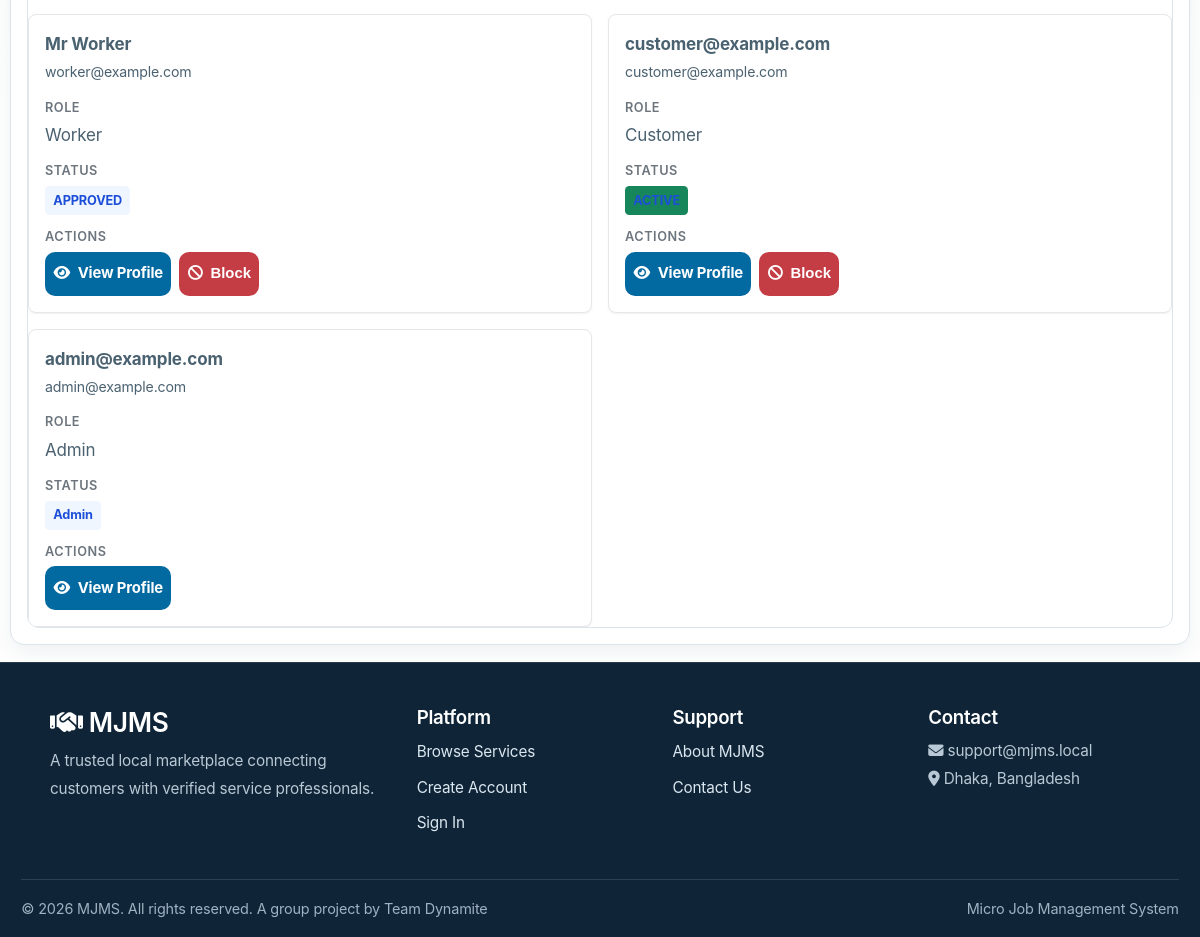
Before: /dashboard/admin/users/ (signed in, lower part) with the older database file.
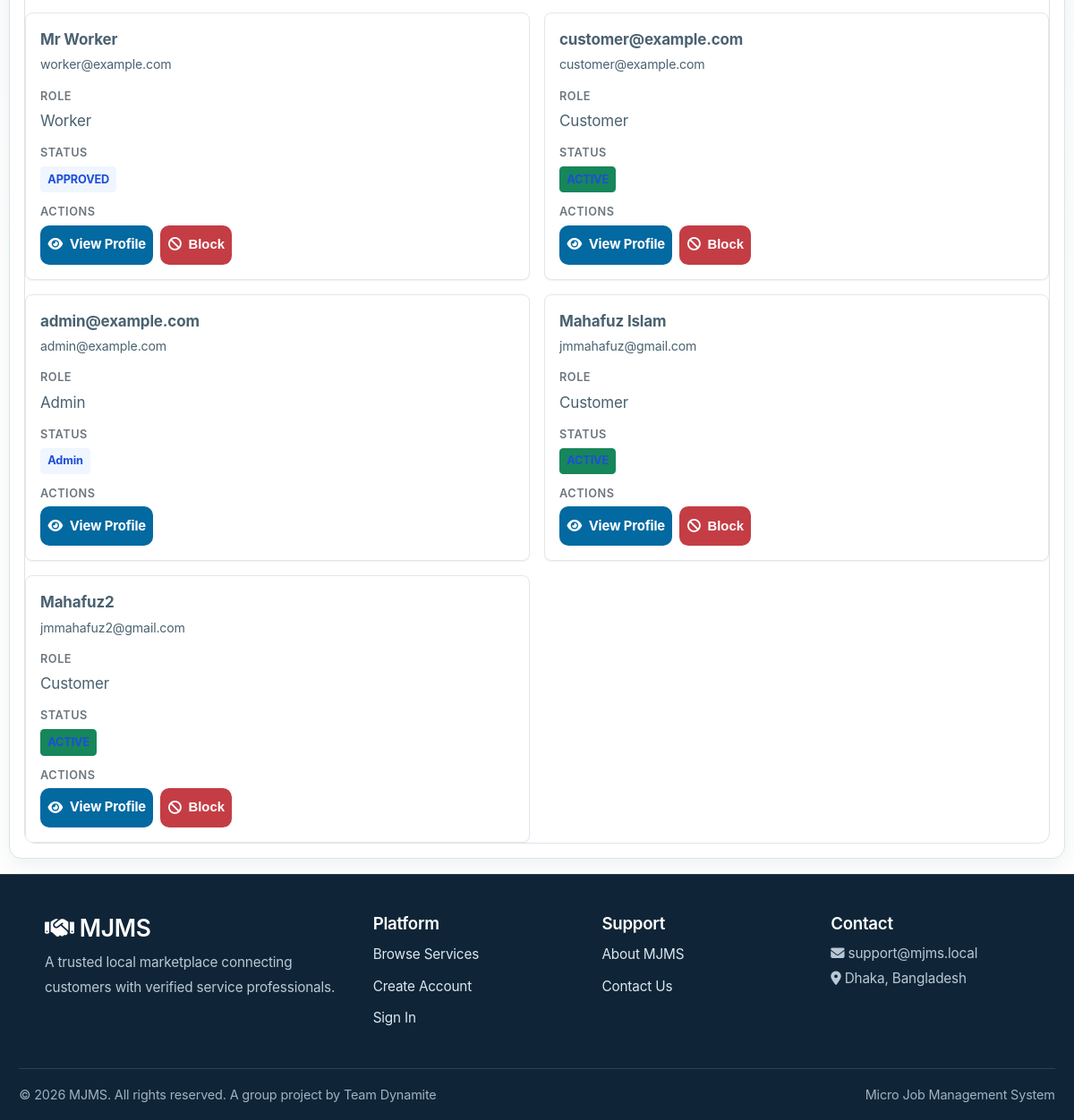
After: the same page with the newer database file.
### accounts/models.py (models this page shows, shortened)
class CustomUser(AbstractBaseUser, PermissionsMixin):
    ROLE_CHOICES = (
        ('customer', 'Customer'),
        ('worker', 'Worker'),
        ('admin', 'Admin'),
    )
    first_name = models.CharField(max_length=150, blank=True)
    last_name = models.CharField(max_length=150, blank=True)
    email = models.EmailField(unique=True)
    is_staff = models.BooleanField(default=False)
    is_active = models.BooleanField(default=True)
    date_joined = models.DateTimeField(auto_now_add=False, null=True)
    objects = CustomUserManager()
    USERNAME_FIELD = 'email'
    REQUIRED_FIELDS = []
    def __init__(self, *args, **kwargs):
        legacy_verified = kwargs.pop('is_verified_worker', None)
        if legacy_verified is not None:
            kwargs['worker_status'] = 'APPROVED' if legacy_verified else 'PENDING'
        super().__init__(*args, **kwargs)
    WORKER_STATUS_CHOICES = [
        ('PENDING', 'Pending Approval'),
        ('APPROVED', 'Approved'),
        ('REJECTED', 'Rejected'),
        ('BLOCKED', 'Blocked'),
    ]
    CUSTOMER_STATUS_CHOICES = [
        ('ACTIVE', 'Active'),
        ('BLOCKED', 'Blocked'),
    ]
    role = models.CharField(max_length=20, choices=ROLE_CHOICES, default='customer')
    phone = models.CharField(max_length=15, blank=True, null=True)
    address = models.TextField(blank=True, null=True)
    city = models.CharField(max_length=100, blank=True, null=True)
    profile_picture = models.ImageField(
        upload_to='profile_pictures/',
        blank=True,
        null=True
    )
    preferred_contact_method = models.CharField(
        max_length=20,
        choices=(
            ('Email', 'Email'),
            ('SMS', 'SMS'),
        ),
        default='Email'
    )
    receive_notifications = models.BooleanField(default=True)
    is_blocked = models.BooleanField(default=False)
    worker_status = models.CharField(
        max_length=20,
        choices=WORKER_STATUS_CHOICES,
        default='PENDING',
        null=True,
        blank=True,
        help_text="Status for worker accounts only"
    )
    customer_status = models.CharField(
        max_length=20,
        choices=CUSTOMER_STATUS_CHOICES,
        default='ACTIVE',
        null=True,
        blank=True,
        help_text="Status for customer accounts only"
    )
    created_at = models.DateTimeField(auto_now_add=True, null=True)
    updated_at = models.DateTimeField(auto_now=True)
    def get_full_name(self):
        return f'{self.first_name} {self.last_name}'.strip()
    @property
    def is_verified_worker(self):
        """Backward-compatible alias for the worker approval status."""
        return self.role == 'worker' and self.worker_status == 'APPROVED'
    class Meta:
        indexes = [
            models.Index(fields=['role', 'created_at']),
            models.Index(fields=['is_blocked']),
        ]

### dashboard/admin_views.py (the view, shortened to what this page needs)
# urls.py: path('admin/users/', admin_views.admin_users_list, name='admin_users_list'),
@staff_member_required
def admin_users_list(request):
    role = request.GET.get('role', 'all')
    search = request.GET.get('search', '')
    users = CustomUser.objects.all()
    if role != 'all':
        users = users.filter(role=role)
    users = users.order_by('-date_joined')
    context = {
        'users': users,
        'role_selected': role,
        'search_query': search,
    }
    return render(request, 'dashboard/admin_users_list.html', context)

### notifications/views.py (called while the page is built)
def notification_context(request):
    if not request.user.is_authenticated:
        return {}
    return {
        'unread_notification_count': Notification.objects.filter(
            user=request.user,
            is_read=False,
        ).count(),
    }

### templates/dashboard/admin_users_list.html (shortened to what the changed rows need)
{% extends 'base.html' %}
{% load static %}
{% block extra_css %}
    <link rel="stylesheet" href="{% static 'css/admin.css' %}">
{% endblock %}
{% block content %}
<div class="card admin-users-list">
    <div class="table-responsive">
        <table class="table">
            <tbody>
                {% for user in users %}
                <tr>
                    <td>
                        <strong>{{ user.get_full_name|default:user.email }}</strong><br>
                        <small>{{ user.email }}</small>
                    </td>
                    <td>{{ user.role|title }}</td>
                    <td>
                        {% if user.role == 'worker' %}
                            <span class="badge bg-info">{{ user.worker_status|default:'PENDING' }}</span>
                        {% elif user.role == 'customer' %}
                            <span class="badge bg-success">{{ user.customer_status|default:'ACTIVE' }}</span>
                        {% else %}
                            <span class="badge bg-warning">Admin</span>
                        {% endif %}
                    </td>
                    <td>
                        <div class="admin-user-actions">
                            <a href="{% url 'admin_view_user_profile' user.pk %}" class="btn btn-info btn-sm">
                                <i class="fas fa-eye"></i> View Profile
                            </a>
                            {% if user.role == 'worker' %}
                                {% if user.worker_status == 'PENDING' %}
                                    <form method="post" action="{% url 'admin_user_action' user.pk %}" class="admin-action-form">
                                        {% csrf_token %}
                                        <input type="hidden" name="action" value="approve_worker" />
                                        <button type="submit" class="btn btn-success btn-sm" title="Approve this worker">
                                            <i class="fas fa-check"></i> Approve
                                        </button>
                                    </form>
                                    <form method="post" action="{% url 'admin_user_action' user.pk %}" class="admin-action-form">
                                        {% csrf_token %}
                                        <input type="hidden" name="action" value="reject_worker" />
                                        <button type="submit" class="btn btn-warning btn-sm" title="Reject this worker">
                                            <i class="fas fa-times"></i> Reject
                                        </button>
                                    </form>
                                {% elif user.worker_status == 'APPROVED' %}
                                    <form method="post" action="{% url 'admin_user_action' user.pk %}" class="admin-action-form">
                                        <button type="submit" class="btn btn-danger btn-sm" title="Block this worker">
                                            <i class="fas fa-ban"></i> Block
                                        </button>
                                    </form>
                                {% else %}
                                    <span class="badge bg-secondary">{{ user.worker_status }}</span>
                                {% endif %}
                            {% elif user.role == 'customer' %}
                                {% if user.customer_status == 'ACTIVE' %}
                                    <form method="post" action="{% url 'admin_user_action' user.pk %}" class="admin-action-form">
                                        <button type="submit" class="btn btn-danger btn-sm" title="Block this customer">
                                            <i class="fas fa-ban"></i> Block
                                        </button>
                                    </form>
                                {% endif %}
                            {% endif %}
                        </div>
                    </td>
                </tr>
                {% empty %}
                <tr>
                    <td colspan="4" class="text-center">No users found.</td>
                </tr>
                {% endfor %}
            </tbody>
        </table>
    </div>
</div>
{% endblock %}

Changed rows visible on the page:
added CustomUser: get_full_name "Mahafuz Islam", email "jmmahafuz@gmail.com", role "Customer", customer_status "ACTIVE" (drawn)
added CustomUser: get_full_name "Mahafuz2", email "jmmahafuz2@gmail.com", role "Customer", customer_status "ACTIVE" (drawn)
